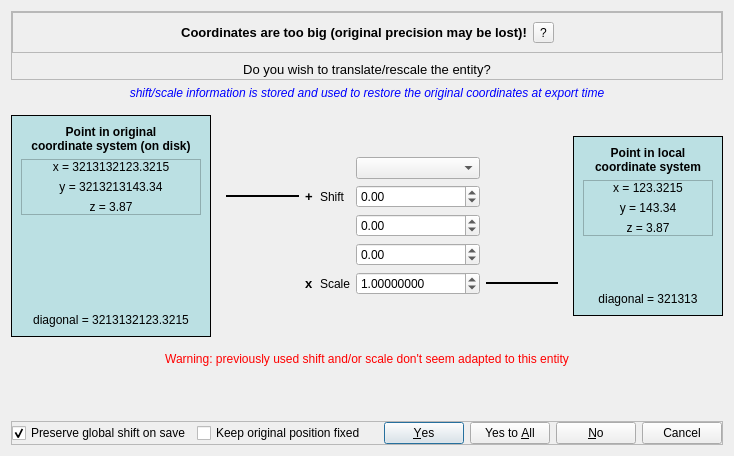
<?xml version="1.0" encoding="UTF-8"?>
<ui version="4.0">
 <class>GlobalShiftAndScaleDlg</class>
 <widget class="QDialog" name="GlobalShiftAndScaleDlg">
  <property name="geometry">
   <rect>
    <x>0</x>
    <y>0</y>
    <width>734</width>
    <height>456</height>
   </rect>
  </property>
  <property name="sizePolicy">
   <sizepolicy hsizetype="Expanding" vsizetype="Preferred">
    <horstretch>0</horstretch>
    <verstretch>0</verstretch>
   </sizepolicy>
  </property>
  <property name="windowTitle">
   <string>Global shift/scale</string>
  </property>
  <layout class="QVBoxLayout" name="verticalLayout_5">
   <item>
    <widget class="QFrame" name="titleFrame">
     <property name="frameShape">
      <enum>QFrame::StyledPanel</enum>
     </property>
     <property name="frameShadow">
      <enum>QFrame::Raised</enum>
     </property>
     <layout class="QVBoxLayout" name="verticalLayout">
      <property name="leftMargin">
       <number>0</number>
      </property>
      <property name="topMargin">
       <number>0</number>
      </property>
      <property name="rightMargin">
       <number>0</number>
      </property>
      <property name="bottomMargin">
       <number>0</number>
      </property>
      <item>
       <widget class="QFrame" name="frame_2">
        <property name="frameShape">
         <enum>QFrame::StyledPanel</enum>
        </property>
        <property name="frameShadow">
         <enum>QFrame::Raised</enum>
        </property>
        <layout class="QHBoxLayout" name="horizontalLayout_3">
         <item>
          <spacer name="horizontalSpacer_3">
           <property name="orientation">
            <enum>Qt::Horizontal</enum>
           </property>
           <property name="sizeHint" stdset="0">
            <size>
             <width>40</width>
             <height>20</height>
            </size>
           </property>
          </spacer>
         </item>
         <item>
          <widget class="QLabel" name="messageLabel">
           <property name="font">
            <font>
             <pointsize>10</pointsize>
             <weight>75</weight>
             <bold>true</bold>
            </font>
           </property>
           <property name="text">
            <string>Coordinates are too big (original precision may be lost)!</string>
           </property>
           <property name="alignment">
            <set>Qt::AlignCenter</set>
           </property>
          </widget>
         </item>
         <item>
          <widget class="QToolButton" name="moreInfoToolButton">
           <property name="toolTip">
            <string>More information about this issue</string>
           </property>
           <property name="text">
            <string notr="true">?</string>
           </property>
          </widget>
         </item>
         <item>
          <spacer name="horizontalSpacer_4">
           <property name="orientation">
            <enum>Qt::Horizontal</enum>
           </property>
           <property name="sizeHint" stdset="0">
            <size>
             <width>40</width>
             <height>20</height>
            </size>
           </property>
          </spacer>
         </item>
        </layout>
       </widget>
      </item>
      <item>
       <layout class="QHBoxLayout" name="horizontalLayout_8">
        <item>
         <spacer name="horizontalSpacer">
          <property name="orientation">
           <enum>Qt::Horizontal</enum>
          </property>
          <property name="sizeHint" stdset="0">
           <size>
            <width>40</width>
            <height>20</height>
           </size>
          </property>
         </spacer>
        </item>
        <item>
         <widget class="QLabel" name="label_4">
          <property name="font">
           <font>
            <pointsize>10</pointsize>
           </font>
          </property>
          <property name="text">
           <string>Do you wish to translate/rescale the entity?</string>
          </property>
          <property name="alignment">
           <set>Qt::AlignCenter</set>
          </property>
         </widget>
        </item>
        <item>
         <spacer name="horizontalSpacer_2">
          <property name="orientation">
           <enum>Qt::Horizontal</enum>
          </property>
          <property name="sizeHint" stdset="0">
           <size>
            <width>40</width>
            <height>20</height>
           </size>
          </property>
         </spacer>
        </item>
       </layout>
      </item>
     </layout>
    </widget>
   </item>
   <item>
    <widget class="QLabel" name="infoLabel">
     <property name="font">
      <font>
       <italic>true</italic>
      </font>
     </property>
     <property name="styleSheet">
      <string notr="true">color: blue;</string>
     </property>
     <property name="text">
      <string>shift/scale information is stored and used to restore the original coordinates at export time</string>
     </property>
     <property name="alignment">
      <set>Qt::AlignCenter</set>
     </property>
    </widget>
   </item>
   <item>
    <widget class="QFrame" name="mainFrame">
     <property name="sizePolicy">
      <sizepolicy hsizetype="Expanding" vsizetype="Maximum">
       <horstretch>0</horstretch>
       <verstretch>0</verstretch>
      </sizepolicy>
     </property>
     <layout class="QHBoxLayout" name="horizontalLayout_4">
      <property name="leftMargin">
       <number>0</number>
      </property>
      <property name="topMargin">
       <number>9</number>
      </property>
      <property name="rightMargin">
       <number>0</number>
      </property>
      <property name="bottomMargin">
       <number>9</number>
      </property>
      <item>
       <layout class="QVBoxLayout" name="verticalLayout_3">
        <item>
         <widget class="QFrame" name="bigCubeFrame">
          <property name="sizePolicy">
           <sizepolicy hsizetype="Maximum" vsizetype="Maximum">
            <horstretch>0</horstretch>
            <verstretch>0</verstretch>
           </sizepolicy>
          </property>
          <property name="minimumSize">
           <size>
            <width>200</width>
            <height>200</height>
           </size>
          </property>
          <property name="toolTip">
           <string>This version corresponds to the input (or output) file</string>
          </property>
          <property name="styleSheet">
           <string notr="true">background-color:rgb(187,224,227);</string>
          </property>
          <property name="frameShape">
           <enum>QFrame::Box</enum>
          </property>
          <property name="frameShadow">
           <enum>QFrame::Plain</enum>
          </property>
          <property name="lineWidth">
           <number>1</number>
          </property>
          <layout class="QVBoxLayout" name="verticalLayout_7">
           <item>
            <widget class="QLabel" name="label">
             <property name="font">
              <font>
               <weight>75</weight>
               <bold>true</bold>
              </font>
             </property>
             <property name="text">
              <string>Point in original
coordinate system (on disk)</string>
             </property>
             <property name="alignment">
              <set>Qt::AlignCenter</set>
             </property>
            </widget>
           </item>
           <item>
            <widget class="QFrame" name="originalPointFrame">
             <property name="frameShape">
              <enum>QFrame::StyledPanel</enum>
             </property>
             <property name="frameShadow">
              <enum>QFrame::Raised</enum>
             </property>
             <layout class="QVBoxLayout" name="verticalLayout_9">
              <property name="leftMargin">
               <number>0</number>
              </property>
              <property name="topMargin">
               <number>0</number>
              </property>
              <property name="rightMargin">
               <number>0</number>
              </property>
              <property name="bottomMargin">
               <number>0</number>
              </property>
              <item>
               <widget class="QLabel" name="xOriginLabel">
                <property name="text">
                 <string notr="true">x = 3213132123.3215</string>
                </property>
                <property name="alignment">
                 <set>Qt::AlignCenter</set>
                </property>
               </widget>
              </item>
              <item>
               <widget class="QLabel" name="yOriginLabel">
                <property name="text">
                 <string notr="true">y = 3213213143.34</string>
                </property>
                <property name="alignment">
                 <set>Qt::AlignCenter</set>
                </property>
               </widget>
              </item>
              <item>
               <widget class="QLabel" name="zOriginLabel">
                <property name="text">
                 <string notr="true">z = 3.87</string>
                </property>
                <property name="alignment">
                 <set>Qt::AlignCenter</set>
                </property>
               </widget>
              </item>
             </layout>
            </widget>
           </item>
           <item>
            <spacer name="verticalSpacer_6">
             <property name="orientation">
              <enum>Qt::Vertical</enum>
             </property>
             <property name="sizeHint" stdset="0">
              <size>
               <width>20</width>
               <height>92</height>
              </size>
             </property>
            </spacer>
           </item>
           <item>
            <widget class="QLabel" name="diagOriginLabel">
             <property name="text">
              <string>diagonal = 3213132123.3215</string>
             </property>
             <property name="alignment">
              <set>Qt::AlignCenter</set>
             </property>
            </widget>
           </item>
          </layout>
         </widget>
        </item>
       </layout>
      </item>
      <item>
       <layout class="QHBoxLayout" name="horizontalLayout">
        <item>
         <layout class="QVBoxLayout" name="verticalLayout_2">
          <item>
           <spacer name="verticalSpacer_4">
            <property name="orientation">
             <enum>Qt::Vertical</enum>
            </property>
            <property name="sizeHint" stdset="0">
             <size>
              <width>20</width>
              <height>20</height>
             </size>
            </property>
           </spacer>
          </item>
          <item>
           <widget class="QFrame" name="shiftFrame">
            <property name="sizePolicy">
             <sizepolicy hsizetype="Preferred" vsizetype="Maximum">
              <horstretch>0</horstretch>
              <verstretch>0</verstretch>
             </sizepolicy>
            </property>
            <layout class="QGridLayout" name="gridLayout">
             <item row="5" column="4">
              <widget class="QDoubleSpinBox" name="scaleSpinBox">
               <property name="maximumSize">
                <size>
                 <width>150</width>
                 <height>16777215</height>
                </size>
               </property>
               <property name="decimals">
                <number>8</number>
               </property>
               <property name="minimum">
                <double>0.000001000000000</double>
               </property>
               <property name="maximum">
                <double>1000000.000000000000000</double>
               </property>
               <property name="singleStep">
                <double>0.100000000000000</double>
               </property>
               <property name="value">
                <double>1.000000000000000</double>
               </property>
              </widget>
             </item>
             <item row="5" column="2">
              <widget class="QLabel" name="label_3">
               <property name="font">
                <font>
                 <pointsize>10</pointsize>
                 <weight>75</weight>
                 <bold>true</bold>
                </font>
               </property>
               <property name="text">
                <string notr="true">x</string>
               </property>
              </widget>
             </item>
             <item row="2" column="4">
              <widget class="QDoubleSpinBox" name="shiftX">
               <property name="sizePolicy">
                <sizepolicy hsizetype="Expanding" vsizetype="Fixed">
                 <horstretch>0</horstretch>
                 <verstretch>0</verstretch>
                </sizepolicy>
               </property>
               <property name="maximumSize">
                <size>
                 <width>150</width>
                 <height>16777215</height>
                </size>
               </property>
               <property name="minimum">
                <double>-1000000000000.000000000000000</double>
               </property>
               <property name="maximum">
                <double>1000000000000.000000000000000</double>
               </property>
              </widget>
             </item>
             <item row="2" column="3">
              <widget class="QLabel" name="label1">
               <property name="sizePolicy">
                <sizepolicy hsizetype="Maximum" vsizetype="Preferred">
                 <horstretch>0</horstretch>
                 <verstretch>0</verstretch>
                </sizepolicy>
               </property>
               <property name="text">
                <string>Shift</string>
               </property>
              </widget>
             </item>
             <item row="2" column="2">
              <widget class="QLabel" name="label_5">
               <property name="font">
                <font>
                 <pointsize>10</pointsize>
                 <weight>75</weight>
                 <bold>true</bold>
                </font>
               </property>
               <property name="text">
                <string notr="true">+</string>
               </property>
              </widget>
             </item>
             <item row="5" column="3">
              <widget class="QLabel" name="label1_2">
               <property name="sizePolicy">
                <sizepolicy hsizetype="Maximum" vsizetype="Preferred">
                 <horstretch>0</horstretch>
                 <verstretch>0</verstretch>
                </sizepolicy>
               </property>
               <property name="text">
                <string>Scale</string>
               </property>
              </widget>
             </item>
             <item row="3" column="4">
              <widget class="QDoubleSpinBox" name="shiftY">
               <property name="sizePolicy">
                <sizepolicy hsizetype="Expanding" vsizetype="Fixed">
                 <horstretch>0</horstretch>
                 <verstretch>0</verstretch>
                </sizepolicy>
               </property>
               <property name="maximumSize">
                <size>
                 <width>150</width>
                 <height>16777215</height>
                </size>
               </property>
               <property name="minimum">
                <double>-1000000000000.000000000000000</double>
               </property>
               <property name="maximum">
                <double>1000000000000.000000000000000</double>
               </property>
              </widget>
             </item>
             <item row="4" column="4">
              <widget class="QDoubleSpinBox" name="shiftZ">
               <property name="sizePolicy">
                <sizepolicy hsizetype="Expanding" vsizetype="Fixed">
                 <horstretch>0</horstretch>
                 <verstretch>0</verstretch>
                </sizepolicy>
               </property>
               <property name="maximumSize">
                <size>
                 <width>150</width>
                 <height>16777215</height>
                </size>
               </property>
               <property name="minimum">
                <double>-1000000000000.000000000000000</double>
               </property>
               <property name="maximum">
                <double>1000000000000.000000000000000</double>
               </property>
              </widget>
             </item>
             <item row="2" column="1">
              <widget class="QFrame" name="hLine2Frame">
               <property name="sizePolicy">
                <sizepolicy hsizetype="Expanding" vsizetype="Fixed">
                 <horstretch>0</horstretch>
                 <verstretch>0</verstretch>
                </sizepolicy>
               </property>
               <property name="minimumSize">
                <size>
                 <width>20</width>
                 <height>2</height>
                </size>
               </property>
               <property name="maximumSize">
                <size>
                 <width>16777215</width>
                 <height>2</height>
                </size>
               </property>
               <property name="frameShape">
                <enum>QFrame::Box</enum>
               </property>
               <property name="frameShadow">
                <enum>QFrame::Plain</enum>
               </property>
               <property name="lineWidth">
                <number>2</number>
               </property>
              </widget>
             </item>
             <item row="5" column="5">
              <widget class="QFrame" name="hLine3Frame">
               <property name="sizePolicy">
                <sizepolicy hsizetype="Expanding" vsizetype="Preferred">
                 <horstretch>0</horstretch>
                 <verstretch>0</verstretch>
                </sizepolicy>
               </property>
               <property name="minimumSize">
                <size>
                 <width>20</width>
                 <height>2</height>
                </size>
               </property>
               <property name="maximumSize">
                <size>
                 <width>16777215</width>
                 <height>2</height>
                </size>
               </property>
               <property name="frameShape">
                <enum>QFrame::Box</enum>
               </property>
               <property name="frameShadow">
                <enum>QFrame::Plain</enum>
               </property>
               <property name="lineWidth">
                <number>2</number>
               </property>
              </widget>
             </item>
             <item row="0" column="4">
              <widget class="QComboBox" name="loadComboBox">
               <property name="toolTip">
                <string>You can add default items to this list by placing a text file named &lt;span style=&quot; font-weight:600;&quot;&gt;global_shift_list.txt&lt;/span&gt; next to the application executable file. On each line you should define 5 items separated by semicolon characters: name ; ShiftX ; ShiftY ; ShiftZ ; scale</string>
               </property>
               <property name="currentIndex">
                <number>-1</number>
               </property>
              </widget>
             </item>
            </layout>
           </widget>
          </item>
          <item>
           <spacer name="verticalSpacer_3">
            <property name="orientation">
             <enum>Qt::Vertical</enum>
            </property>
            <property name="sizeHint" stdset="0">
             <size>
              <width>20</width>
              <height>20</height>
             </size>
            </property>
           </spacer>
          </item>
         </layout>
        </item>
        <item>
         <layout class="QVBoxLayout" name="verticalLayout_4">
          <item>
           <widget class="QFrame" name="smallCubeFrame">
            <property name="sizePolicy">
             <sizepolicy hsizetype="Maximum" vsizetype="Maximum">
              <horstretch>0</horstretch>
              <verstretch>0</verstretch>
             </sizepolicy>
            </property>
            <property name="minimumSize">
             <size>
              <width>150</width>
              <height>180</height>
             </size>
            </property>
            <property name="toolTip">
             <string>This version is the one CloudCompare will work with. Mind the digits!</string>
            </property>
            <property name="styleSheet">
             <string notr="true">background-color:rgb(187,224,227);</string>
            </property>
            <property name="frameShape">
             <enum>QFrame::Box</enum>
            </property>
            <property name="frameShadow">
             <enum>QFrame::Plain</enum>
            </property>
            <property name="lineWidth">
             <number>1</number>
            </property>
            <layout class="QVBoxLayout" name="verticalLayout_8">
             <item>
              <widget class="QLabel" name="label_2">
               <property name="font">
                <font>
                 <weight>75</weight>
                 <bold>true</bold>
                </font>
               </property>
               <property name="text">
                <string>Point in local
coordinate system</string>
               </property>
               <property name="alignment">
                <set>Qt::AlignCenter</set>
               </property>
              </widget>
             </item>
             <item>
              <widget class="QFrame" name="destPointFrame">
               <property name="frameShape">
                <enum>QFrame::StyledPanel</enum>
               </property>
               <property name="frameShadow">
                <enum>QFrame::Raised</enum>
               </property>
               <layout class="QVBoxLayout" name="verticalLayout_10">
                <property name="leftMargin">
                 <number>0</number>
                </property>
                <property name="topMargin">
                 <number>0</number>
                </property>
                <property name="rightMargin">
                 <number>0</number>
                </property>
                <property name="bottomMargin">
                 <number>0</number>
                </property>
                <item>
                 <widget class="QLabel" name="xDestLabel">
                  <property name="text">
                   <string notr="true">x = 123.3215</string>
                  </property>
                  <property name="alignment">
                   <set>Qt::AlignCenter</set>
                  </property>
                 </widget>
                </item>
                <item>
                 <widget class="QLabel" name="yDestLabel">
                  <property name="text">
                   <string notr="true">y = 143.34</string>
                  </property>
                  <property name="alignment">
                   <set>Qt::AlignCenter</set>
                  </property>
                 </widget>
                </item>
                <item>
                 <widget class="QLabel" name="zDestLabel">
                  <property name="text">
                   <string notr="true">z = 3.87</string>
                  </property>
                  <property name="alignment">
                   <set>Qt::AlignCenter</set>
                  </property>
                 </widget>
                </item>
               </layout>
              </widget>
             </item>
             <item>
              <spacer name="verticalSpacer_7">
               <property name="orientation">
                <enum>Qt::Vertical</enum>
               </property>
               <property name="sizeHint" stdset="0">
                <size>
                 <width>20</width>
                 <height>46</height>
                </size>
               </property>
              </spacer>
             </item>
             <item>
              <widget class="QLabel" name="diagDestLabel">
               <property name="text">
                <string>diagonal = 321313</string>
               </property>
               <property name="alignment">
                <set>Qt::AlignCenter</set>
               </property>
              </widget>
             </item>
            </layout>
           </widget>
          </item>
         </layout>
        </item>
       </layout>
      </item>
     </layout>
    </widget>
   </item>
   <item>
    <widget class="QLabel" name="warningLabel">
     <property name="styleSheet">
      <string notr="true">color: red;</string>
     </property>
     <property name="text">
      <string>Warning: previously used shift and/or scale don't seem adapted to this entity</string>
     </property>
     <property name="alignment">
      <set>Qt::AlignCenter</set>
     </property>
    </widget>
   </item>
   <item>
    <spacer name="verticalSpacer">
     <property name="orientation">
      <enum>Qt::Vertical</enum>
     </property>
     <property name="sizeHint" stdset="0">
      <size>
       <width>20</width>
       <height>40</height>
      </size>
     </property>
    </spacer>
   </item>
   <item>
    <widget class="QFrame" name="frame">
     <property name="frameShape">
      <enum>QFrame::StyledPanel</enum>
     </property>
     <property name="frameShadow">
      <enum>QFrame::Raised</enum>
     </property>
     <layout class="QHBoxLayout" name="horizontalLayout_2">
      <property name="leftMargin">
       <number>0</number>
      </property>
      <property name="topMargin">
       <number>0</number>
      </property>
      <property name="rightMargin">
       <number>0</number>
      </property>
      <property name="bottomMargin">
       <number>0</number>
      </property>
      <item>
       <widget class="QCheckBox" name="preserveShiftOnSaveCheckBox">
        <property name="text">
         <string>Preserve global shift on save</string>
        </property>
        <property name="checked">
         <bool>true</bool>
        </property>
       </widget>
      </item>
      <item>
       <widget class="QCheckBox" name="keepGlobalPosCheckBox">
        <property name="toolTip">
         <string>The local coordinates will be changed so as to keep the global coordinates the same</string>
        </property>
        <property name="text">
         <string>Keep original position fixed</string>
        </property>
       </widget>
      </item>
      <item>
       <widget class="QDialogButtonBox" name="buttonBox">
        <property name="orientation">
         <enum>Qt::Horizontal</enum>
        </property>
        <property name="standardButtons">
         <set>QDialogButtonBox::Cancel|QDialogButtonBox::No|QDialogButtonBox::Yes|QDialogButtonBox::YesToAll</set>
        </property>
       </widget>
      </item>
     </layout>
    </widget>
   </item>
  </layout>
 </widget>
 <resources/>
 <connections>
  <connection>
   <sender>buttonBox</sender>
   <signal>accepted()</signal>
   <receiver>GlobalShiftAndScaleDlg</receiver>
   <slot>accept()</slot>
   <hints>
    <hint type="sourcelabel">
     <x>248</x>
     <y>254</y>
    </hint>
    <hint type="destinationlabel">
     <x>157</x>
     <y>274</y>
    </hint>
   </hints>
  </connection>
  <connection>
   <sender>buttonBox</sender>
   <signal>rejected()</signal>
   <receiver>GlobalShiftAndScaleDlg</receiver>
   <slot>reject()</slot>
   <hints>
    <hint type="sourcelabel">
     <x>316</x>
     <y>260</y>
    </hint>
    <hint type="destinationlabel">
     <x>286</x>
     <y>274</y>
    </hint>
   </hints>
  </connection>
  <connection>
   <sender>preserveShiftOnSaveCheckBox</sender>
   <signal>toggled(bool)</signal>
   <receiver>infoLabel</receiver>
   <slot>setVisible(bool)</slot>
   <hints>
    <hint type="sourcelabel">
     <x>90</x>
     <y>367</y>
    </hint>
    <hint type="destinationlabel">
     <x>321</x>
     <y>91</y>
    </hint>
   </hints>
  </connection>
 </connections>
</ui>
